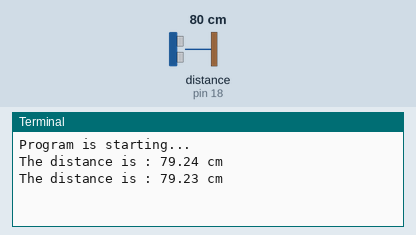
A program run on a simulated Raspberry Pi (header pin numbers). Shown: the last lines printed to the terminal. Inputs (shaded band) come from the test bench; at power-on: distance to the obstacle (sensor on pin 18) 80 cm. The echo pulse lasts 58.3 µs per cm; the clock reads 2024-03-15 10:24:30 at power-on unless the program sets it.

Above: at 1.2 s.
1.3 s: distance to the obstacle (sensor on pin 18) set to 2 cm
At 2.6 s:
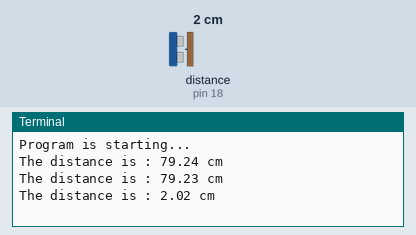
2.8 s: distance to the obstacle (sensor on pin 18) set to 4 cm
At 3.6 s:
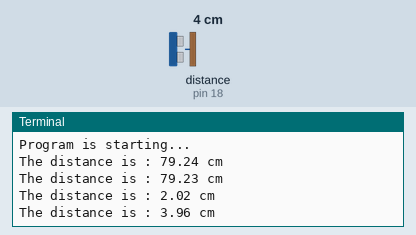
Timing chart, 0 to 5.8 s (numbered marks = the images above; inputs shaded):
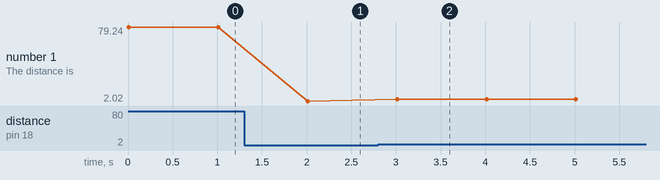

The program:

UltrasonicRanging.py
```python
#!/usr/bin/env python3
########################################################################
# Filename    : UltrasonicRanging.py
# Description : Get distance from UltrasonicRanging.
# Author      : freenove
# modification: 2018/08/03
########################################################################
import RPi.GPIO as GPIO
import time

trigPin = 16
echoPin = 18
MAX_DISTANCE = 220          #define the maximum measured distance
timeOut = MAX_DISTANCE*60   #calculate timeout according to the maximum measured distance

def pulseIn(pin,level,timeOut): # function pulseIn: obtain pulse time of a pin
    t0 = time.time()
    while(GPIO.input(pin) != level):
        if((time.time() - t0) > timeOut*0.000001):
            return 0;
    t0 = time.time()
    while(GPIO.input(pin) == level):
        if((time.time() - t0) > timeOut*0.000001):
            return 0;
    pulseTime = (time.time() - t0)*1000000
    return pulseTime

def getSonar():     #get the measurement results of ultrasonic module,with unit: cm
    GPIO.output(trigPin,GPIO.HIGH)      #make trigPin send 10us high level
    time.sleep(0.00001)     #10us
    GPIO.output(trigPin,GPIO.LOW)
    pingTime = pulseIn(echoPin,GPIO.HIGH,timeOut)   #read plus time of echoPin
    distance = pingTime * 340.0 / 2.0 / 10000.0     # the sound speed is 340m/s, and calculate distance
    return distance

def setup():
    print ('Program is starting...')
    GPIO.setmode(GPIO.BOARD)       #numbers GPIOs by physical location
    GPIO.setup(trigPin, GPIO.OUT)   #
    GPIO.setup(echoPin, GPIO.IN)    #

def loop():
    GPIO.setup(11,GPIO.IN)
    while(True):
        distance = getSonar()
        print ("The distance is : %.2f cm"%(distance))
        time.sleep(1)

if __name__ == '__main__':     #program start from here
    setup()
    try:
        loop()
    except KeyboardInterrupt:  #when 'Ctrl+C' is pressed, the program will exit
        GPIO.cleanup()         #release resource
```

Measured:
- after the input at 1.3 s, the terminal: prints a new line after 0.71 s (image 1)
- after the input at 2.8 s, the terminal: prints a new line after 0.21 s (image 2)
- plotted number 1: 79.23 → 2.02 after the input at 1.3 s, 2.02 → 3.96 after the input at 2.8 s
